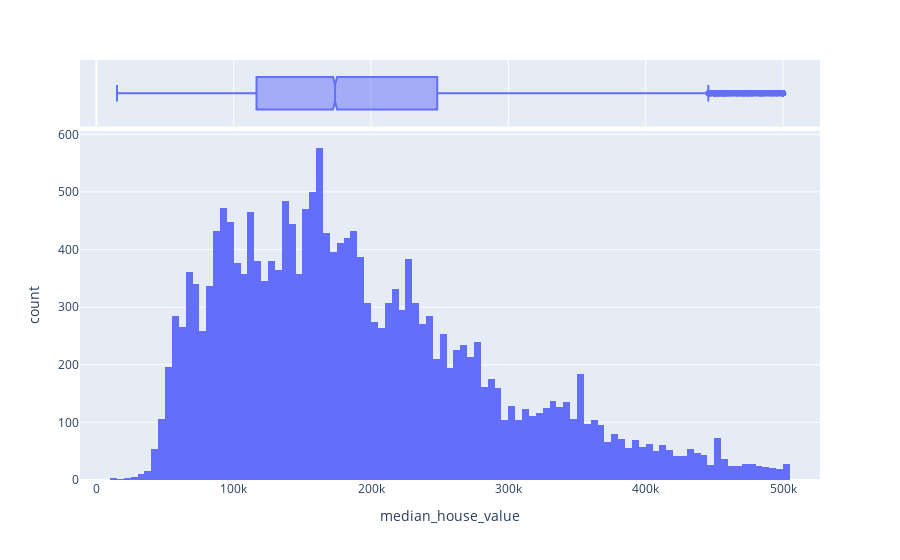

Here is the notebook cell this chart was saved with:
### Code cell
fig = px.histogram(df, x="median_house_value",  marginal='box')
fig.show()

### Figure 1 — Plotly figure (JSON) as saved in the notebook; plotly's stock layout.template omitted (floating-point values rounded to 4 significant figures; data arrays with more than 128 entries replaced by an {"elided": "..."} marker saying what was removed)
{"data": [{"bingroup": "x", "hovertemplate": "median_house_value=%{x}<br>count=%{y}<extra></extra>", "legendgroup": "", "marker": {"color": "#636efa", "pattern": {"shape": ""}}, "name": "", "orientation": "v", "showlegend": false, "type": "histogram", "x": {"elided": "19675 float values"}, "xaxis": "x", "yaxis": "y"}, {"hovertemplate": "median_house_value=%{x}<extra></extra>", "legendgroup": "", "marker": {"color": "#636efa"}, "name": "", "notched": true, "showlegend": false, "type": "box", "x": {"elided": "19675 float values"}, "xaxis": "x2", "yaxis": "y2"}], "layout": {"barmode": "relative", "legend": {"tracegroupgap": 0}, "margin": {"t": 60}, "xaxis": {"anchor": "y", "domain": [0, 1], "title": {"text": "median_house_value"}}, "xaxis2": {"anchor": "y2", "domain": [0, 1], "matches": "x", "showgrid": true, "showticklabels": false}, "yaxis": {"anchor": "x", "domain": [0, 0.8316], "title": {"text": "count"}}, "yaxis2": {"anchor": "x2", "domain": [0.8416, 1], "matches": "y2", "showgrid": false, "showline": false, "showticklabels": false, "ticks": ""}}}
